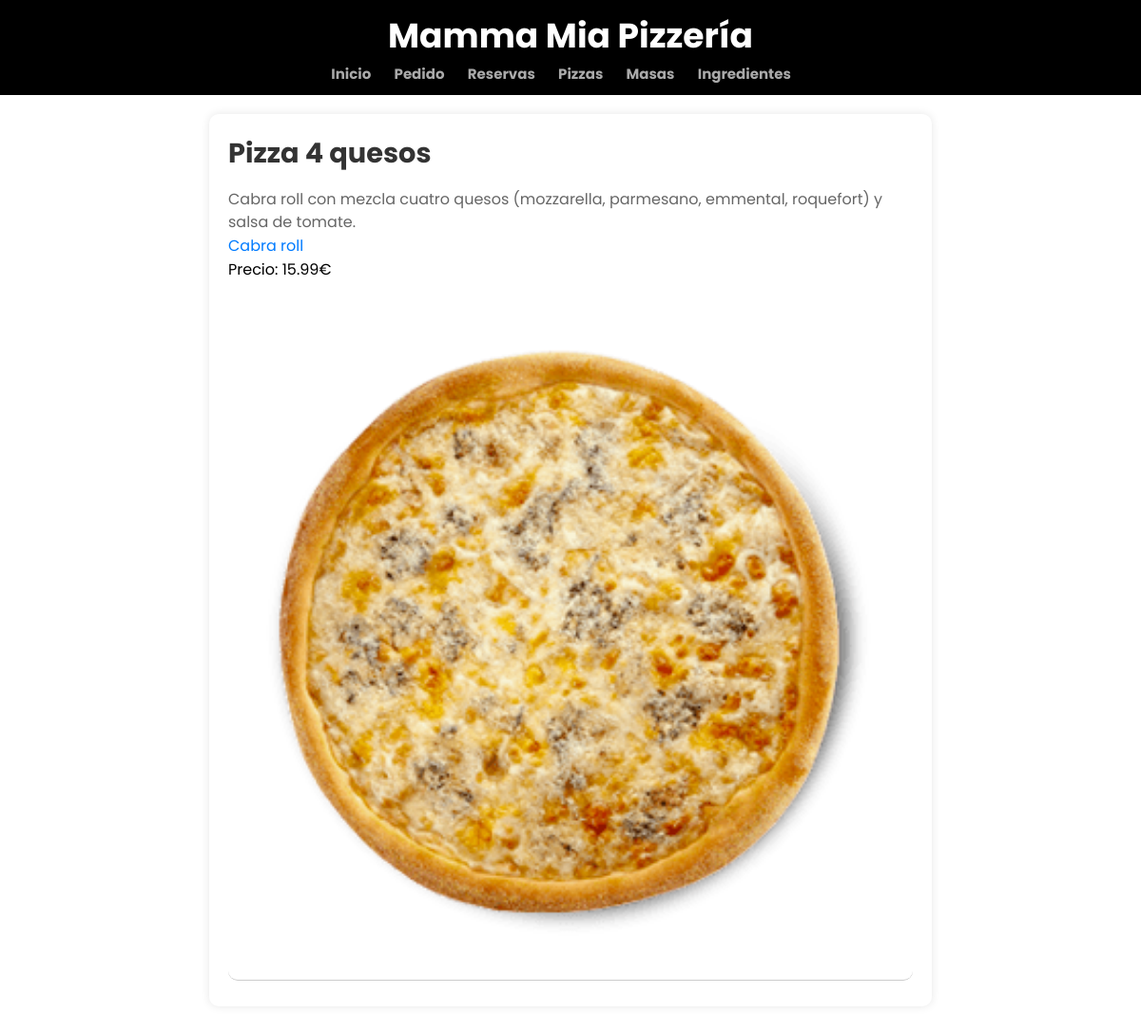
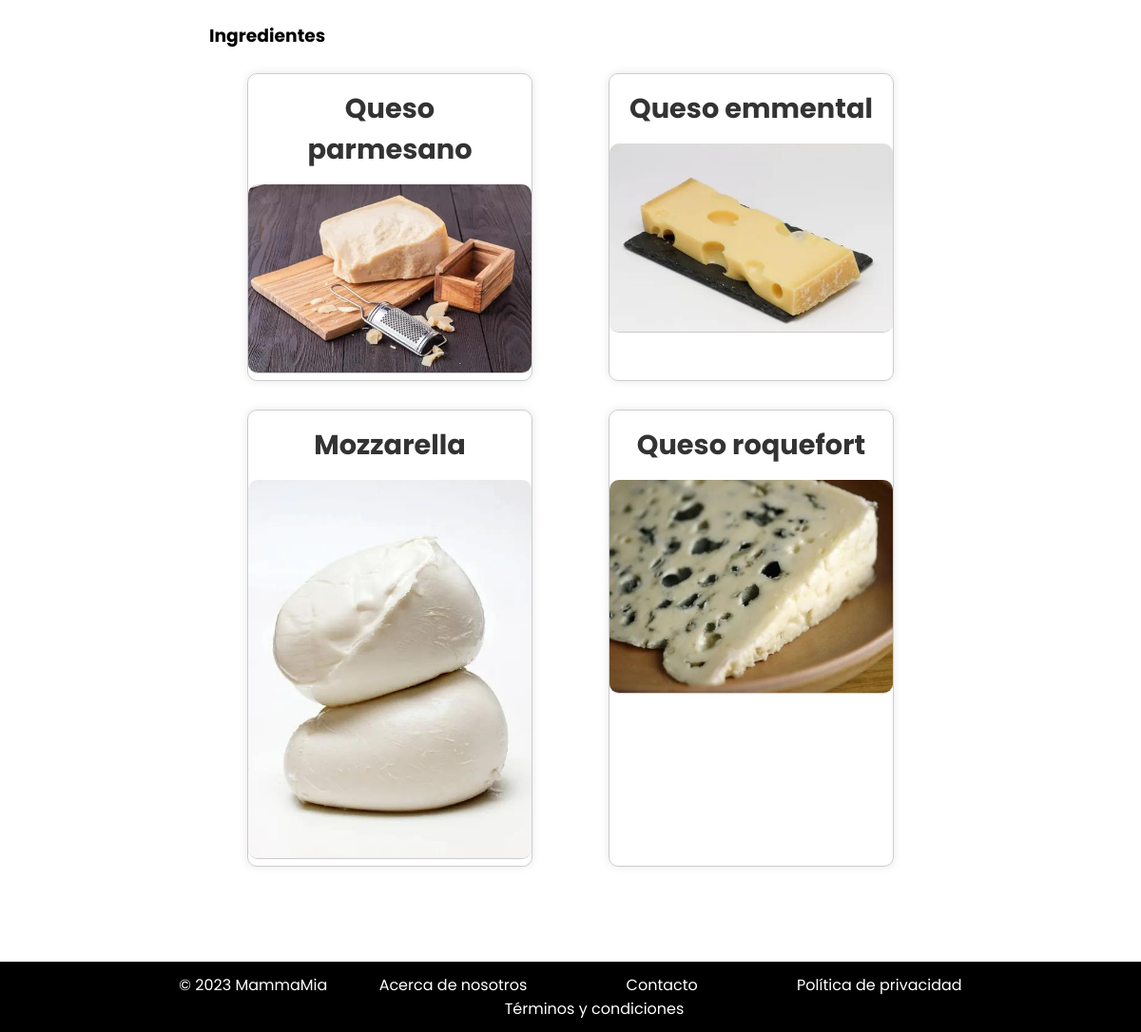
The page /appMammaMia/pizzas/3/ on the database its author committed (2 pictures, top to bottom).
### appMammaMia/models.py (models this page shows, shortened)
class Pizza(models.Model):
    nombre = models.CharField(max_length=100)
    masa = models.ForeignKey(Masas, on_delete=models.CASCADE)
    ingredientes = models.ManyToManyField(Ingrediente)
    descripcion = models.TextField()
    imagen = models.ImageField()
    precio = models.DecimalField(max_digits=6, decimal_places=2)
    disponible = models.BooleanField(default=True)
    calorias = models.IntegerField()

class Masas(models.Model):
    nombre = models.CharField(max_length=50)
    descripcion = models.TextField()
    precio = models.DecimalField(max_digits=5, decimal_places=2)
    imagen = models.ImageField()

class Ingrediente(models.Model):
    nombre = models.CharField(max_length=50)
    descripcion = models.TextField()
    precio = models.DecimalField(max_digits=5, decimal_places=2)
    vegetariano = models.BooleanField(default=False)
    alergenos = models.TextField()
    imagen = models.ImageField(blank=True, null=True)

### appMammaMia/views.py (the view)
# urls.py: path('pizzas/<int:nombre>/', views.detalles_pizza, name='detalles_pizza'),
def detalles_pizza(request, nombre):
    pizza = get_object_or_404(Pizza, id=nombre)
    ingredientes = pizza.ingredientes.all()
    return render(request, 'detalles_pizza.html', {'pizza': pizza, 'ingredientes': ingredientes})

### appMammaMia/templates/detalles_pizza.html (shortened to what this page needs)
{% extends "base.html" %}
{% load static %}
{% block contenido %}
    <div class="producto-detalles">
        <div class="producto-info">
            <h2>{{ pizza.nombre }}</h2>
            <p class="producto-descripcion">{{ pizza.descripcion }}</p>
            <p><a href="{% url 'detalles_masa' nombre=pizza.masa.id %}">{{ pizza.masa.nombre }}</a></p>
            <p>Precio: {{ pizza.precio }}€</p>
            <img src="{% static pizza.imagen.name %}" alt="{{ pizza.nombre }} - Imagen">
        </div>
        <div class="producto-asociado">
            <h3>Ingredientes</h3><br>
            {% if ingredientes %}
                <ul class="lista-productos">
                    {% for ingrediente in ingredientes %}
                        <li>
                            <h4>{{ ingrediente.nombre }}</h4>
                            <img src="{% static ingrediente.imagen.name %}" alt="{{ pizza.nombre }} - Imagen">
                        </li>
                    {% empty %}
                        <li>No hay ingredientes asociados a esta pizza.</li>
                    {% endfor %}
                </ul>
            {% else %}
                {% for ingrediente in ingredientes %}
                    <p>{{ ingrediente.name }}</p>
                {% endfor %}
            {% endif %}
        </div>
    </div>
<link rel="stylesheet" href="{% static 'styleDetalles.css' %}">
{% endblock %}

### appMammaMia/static/style.css (style rules this page uses)
* { margin: 0; padding: 0; font-family: 'Poppins', sans-serif; box-sizing: border-box; outline: none; border:none; text-decoration: none; }
a { text-decoration: none; color: white; }

### appMammaMia/static/styleDetalles.css (style rules this page uses)
.producto-detalles { max-width: 800px; margin: 0 auto; padding: 20px; display: flex; flex-direction: column; align-items: center; }
.producto-info { width: 100%; box-shadow: 0 0 10px rgba(0, 0, 0, 0.1); padding: 20px; border-radius: 10px; margin-bottom: 20px; }
.producto-info h2 { color: #333; font-size: 1.8em; margin-bottom: 15px; }
.producto-descripcion { color: #666; margin-bottom: 15px; line-height: 1.5; }
.producto-info p { margin: 0; }
.producto-info p a { color: #007BFF; text-decoration: none; margin: 0; transition: color 0.3s; }
.producto-info img { width: 100%; height: auto; border-bottom: 1px solid #ccc; border-radius: 10px; margin-top: 15px; }
.producto-asociado { width: 100%; margin-top: 30px; }
.lista-productos { list-style: none; padding: 0; margin: 0; display: flex; flex-wrap: wrap; justify-content: space-around; }
.lista-productos li { width: 300px; margin-bottom: 30px; border: 1px solid #ccc; border-radius: 10px; overflow: hidden; box-shadow: 0 0 10px rgba(0, 0, 0, 0.1); transition: transform 0.2s; }
.lista-productos h4 { color: #333; font-size: 1.8em; margin: 0; padding: 15px; text-align: center; }
.lista-productos img { width: 100%; height: auto; border-bottom: 1px solid #ccc; border-radius: 10px; }

### rows shown on the page
Pizza: nombre "Pizza 4 quesos", descripcion "Cabra roll con mezcla cuatro quesos (mozzarella, parmesano, emmental, roquefort) y salsa de tomate.", masa.nombre "Cabra roll", precio "15.99", imagen (picture)
Ingrediente: nombre "Queso parmesano", imagen (picture)
Ingrediente: nombre "Queso emmental", imagen (picture)
Ingrediente: nombre "Mozzarella", imagen (picture)
Ingrediente: nombre "Queso roquefort", imagen (picture)
